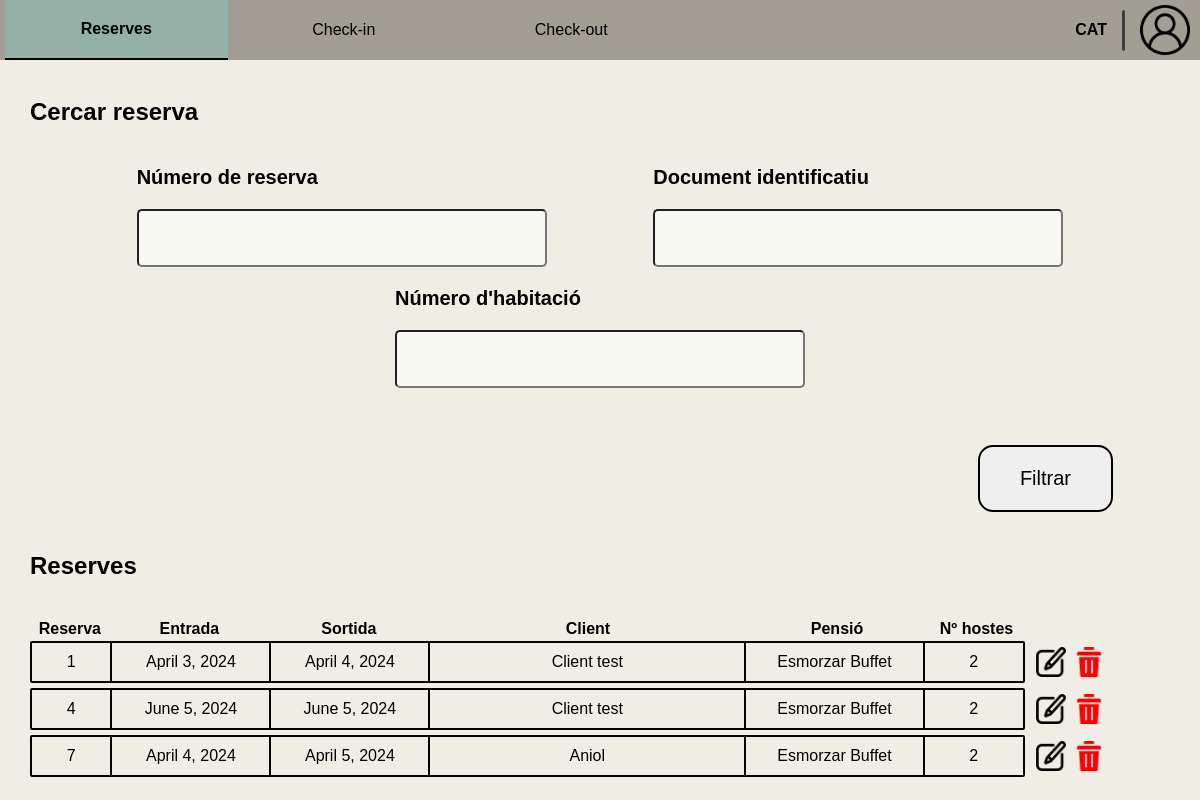
Page /receptionist/search-reservation/ (signed in) on the committed database.
### Reception/models.py (models this page shows, shortened)
class RoomReservation(models.Model):
    client = models.ForeignKey(Client, on_delete=models.CASCADE)
    room = models.ForeignKey(Room, on_delete=models.CASCADE, to_field='id')
    entry = models.DateField()
    exit = models.DateField()
    pension_type = models.CharField(
        max_length=c.DROPDOWN_MAX_LENGTH,
        choices=c.get_pension_types,
        default='Sense pensió'
    )
    num_guests = models.IntegerField()
    class Meta:
        unique_together = ('room', 'entry', 'exit')

class HotelUser(AbstractUser):
    email = models.EmailField()
    phone_number = models.CharField(max_length=c.PHONE_NUMBER_LENGTH)
    id_number = models.CharField(max_length=c.ID_NUMBER, blank=True)

### Reception/views.py (the view, shortened to what this page needs)
# urls.py: path('search-reservation/', v.search_reservation, name='search_reservation'),
@worker_required('receptionist')
def search_reservation(request):
    form = SearchReservationForm(request.GET or None)
    reservations = RoomReservation.objects.all()
    return render(request, c.get_manage_reservation_path(1), {'form': form, 'reservations': reservations})

### Reception/forms.py (shortened to what this page needs)
class SearchReservationForm(forms.ModelForm):
    num_reservation = forms.CharField(label="Introdueix el número de reserva", required=False)
    id_number = forms.CharField(label="Introdueix el número d'identificació", required=False)
    room_num = forms.IntegerField(label="Introdueix el número d'habitació", required=False,
                                  validators=[MinValueValidator(1)])
    class Meta:
        model = RoomReservation
        fields = []

### Reception/config.py (called while the page is built)
    @staticmethod
    def get_manage_reservation_path(n: int):
        return p.MANAGE_RESERVATION[n]

### templates/worker/receptionist/reservation/manage_reservation/search_reservation.html (shortened to what this page needs)
{% extends "worker/receptionist/base_receptionist.html" %}
{% load static %}
{% block extra_css %}
    <link rel="stylesheet" href="{% static 'css/worker/receptionist/check-out/check-out_home.css' %}">
    <link rel="stylesheet"
          href="{% static 'css/worker/receptionist/reservation/manage_reservation/search_reservation.css' %}">
{% endblock extra_css %}
{% block id_reservation %} id="current-page" {% endblock id_reservation %}
{% block content %}
    <div class="main">
        <div class="reservation-search">
            <h2>Cercar reserva</h2>
            <form method="get">
                <div class="entry-fields">
                    <div class="form-group">
                        <p>Número de reserva</p>
                        {{ form.num_reservation }}
                    </div>
                    <div class="form-group">
                        <p>Document identificatiu</p>
                        {{ form.id_number }}
                    </div>
                    <div class="form-group">
                        <p>Número d'habitació</p>
                        {{ form.room_num }}
                    </div>
                </div>
                <div class="buttons">
                    <button class="submit-button" type="submit">Filtrar</button>
                </div>
            </form>
        </div>
        <h2>Reserves</h2>
        <div id="list">
            <ul class="list-index">
                <li id="reservation-id">Reserva</li>
                <li id="entry">Entrada</li>
                <li id="exit">Sortida</li>
                <li id="name">Client</li>
                <li id="pension">Pensió</li>
                <li id="num-guests">Nº hostes</li>
            </ul>
            <ul class="reservation-list">
                {% for reservation in reservations %}
                    <div class="list-div">
                        <li>
                            <div id="reservation-id">{{ reservation.id }}</div>
                            <div id="entry">{{ reservation.entry }}</div>
                            <div id="exit">{{ reservation.exit }}</div>
                            <div id="name">{{ reservation.client.first_name }}</div>
                            <div id="pension">{{ reservation.pension_type }}</div>
                            <div id="num-guests">{{ reservation.num_guests }}</div>
                        </li>
                        <div class="icons">
                            <div class="icon"><a href="{% url 'reservation_details' pk=reservation.id %}">
                                <img src="{% static 'img/icons/edit-icon.png' %}" alt="edit"></a>
                            </div>
                            <div class="icon">
                                <form action="{% url 'delete_reservation' reservation.id %}" method="post">
                                    <button type="submit"
                                            onclick="return confirm('Estàs segur que vols eliminar aquesta reserva?');">
                                        <img src="{% static 'img/icons/delete-icon.png' %}" alt="delete"></button>
                                </form>
                            </div>
                        </div>
                    </div>
                {% endfor %}
            </ul>
        </div>
    </div>
{% endblock %}

### static/css/base.css (style rules this page uses)
body { background-color: #F0EDE5; font-family: Arial, sans-serif; margin: 0; padding: 0; aspect-ratio: 16 / 9; width: 100%; height: 100%; }

### static/css/worker/worker.css (style rules this page uses)
body { display: flex; flex-direction: column; height: 100vh; }
.main { display: flex; flex-direction: column; height: 95%; width: 95%; max-height: 900px; max-width: 1600px; }
input { background-color: #F8F8F2; }

### static/css/worker/receptionist/check-out/check-out_home.css (style rules this page uses)
.entry-fields { font-weight: bold; font-size: 20px; display: flex; justify-content: space-evenly; align-items: center; flex-wrap: wrap; }
.entry-fields input[type="text"] { height: 100%; border-radius: 5px; text-align: center; font-size: 30px; padding: 10px; }
.entry-fields input[type="number"] { height: 100%; border-radius: 5px; text-align: center; font-size: 30px; padding: 10px; }
.form-group { display: flex; flex-direction: column; }
.buttons { display: flex; justify-content: flex-end; padding-top: 5%; padding-right: 5%; }
.submit-button { padding: 20px 40px; font-size: 20px; border-radius: 15px; border: solid 2px black; cursor: pointer; }

### static/css/worker/receptionist/reservation/manage_reservation/search_reservation.css (style rules this page uses)
.main { gap: 20px; }
#list { display: flex; flex-direction: column; justify-content: flex-end; gap: 3px; width: 95%; }
.list-index { width: 92%; margin: 0; display: flex; flex-direction: row; justify-content: space-around; padding: 0; }
.list-index li { display: flex; justify-content: center; align-items: center; font-weight: bold; list-style-type: none; padding: 0; }
#reservation-id { width: 8%; }
#entry { width: 16%; }
#exit { width: 16%; }
#name { width: 32%; }
#pension { width: 18%; }
#num-guests { width: 10%; }
.icons { width: 8%; padding-left: 2px; display: flex; flex-direction: row; justify-content: space-evenly; }
.icon { display: flex; align-items: center; height: 100%; width: 30px; border: none; }
.icon a { display: flex; align-items: center; }
.icon img { width: 30px; height: 30px; }
.reservation-list { display: flex; flex-direction: column; gap: 5px; margin: 0; padding: 0; }
.list-div { display: flex; flex-direction: row; justify-content: flex-start; }
.reservation-list li { width: 92%; display: flex; flex-direction: row; justify-content: space-around; border: solid 2px black; border-radius: 2px; }
.reservation-list li div { display: flex; justify-content: center; align-items: center; padding: 10px 0; border-right: solid 2px black; }
.reservation-list li div:last-child { border-right: none; }
.icon form { width: 100%; height: 100%; display: flex; justify-content: center; align-items: center; }
.icon button { background-color: transparent; border: none; cursor: pointer; display: flex; align-items: center; }

### rows in the picture
RoomReservation: id "1", entry "April 3, 2024", exit "April 4, 2024", client.first_name "Client test", pension_type "Esmorzar Buffet", num_guests "2"
RoomReservation: id "4", entry "June 5, 2024", exit "June 5, 2024", client.first_name "Client test", pension_type "Esmorzar Buffet", num_guests "2"
RoomReservation: id "7", entry "April 4, 2024", exit "April 5, 2024", client.first_name "Aniol", pension_type "Esmorzar Buffet", num_guests "2"
